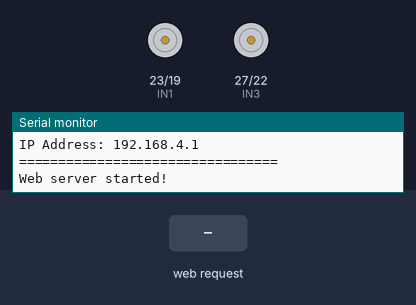
This sketch was run on a simulated ESP32. Shown: motor-driver pin pairs drawn as motors (green arrow = first pin HIGH = forward, orange = second pin HIGH = backward, longer = more drive), the last lines printed to the serial monitor. Inputs (shaded band) come from the test bench.

Above: at 1.2 s.
1.3 s: HTTP request GET /forward received
At 2.5 s:
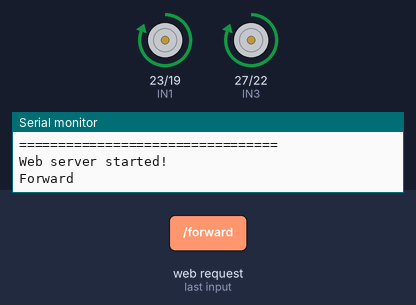
2.8 s: HTTP request GET /backward received
At 3.8 s:
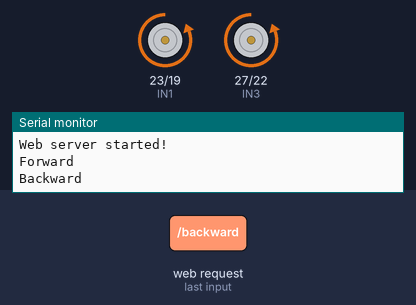
4.3 s: HTTP request GET /left received
At 5.0 s:
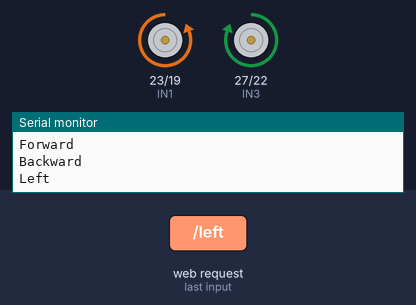
5.8 s: HTTP request GET /right received
At 6.1 s:
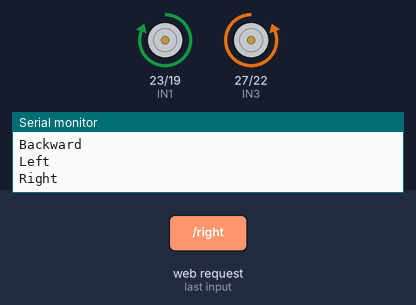
Timing chart, 0 to 8.3 s (numbered marks = the images above; inputs shaded):
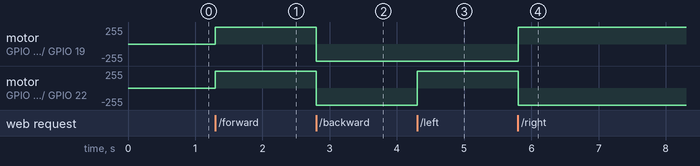

The sketch:

esp32_rc_car.ino
```cpp
// ESP32 RC Car - Wi-Fi Remote Control
// ブラウザから操作できるラジコンカー

#include <WiFi.h>
#include <WebServer.h>

// Wi-Fi アクセスポイント設定
const char* ssid = "ESP32-RC-Car";
const char* password = "12345678";  // 8文字以上必要

// モーターピン設定
#define IN1 23
#define IN2 19
#define IN3 27
#define IN4 22

// Webサーバー（ポート80）
WebServer server(80);

void setup() {
  Serial.begin(115200);

  // モーターピン初期化
  pinMode(IN1, OUTPUT);
  pinMode(IN2, OUTPUT);
  pinMode(IN3, OUTPUT);
  pinMode(IN4, OUTPUT);
  stopMotor();

  // Wi-Fi アクセスポイント開始
  WiFi.softAP(ssid, password);
  IPAddress IP = WiFi.softAPIP();
  Serial.println("=================================");
  Serial.println("ESP32 RC Car Started!");
  Serial.print("SSID: ");
  Serial.println(ssid);
  Serial.print("Password: ");
  Serial.println(password);
  Serial.print("IP Address: ");
  Serial.println(IP);
  Serial.println("=================================");

  // エンドポイント設定
  server.on("/", handleRoot);
  server.on("/forward", handleForward);
  server.on("/backward", handleBackward);
  server.on("/left", handleLeft);
  server.on("/right", handleRight);
  server.on("/stop", handleStop);

  // CORS対応（クロスオリジンリクエスト許可）
  server.enableCORS(true);

  // サーバー開始
  server.begin();
  Serial.println("Web server started!");
}

void loop() {
  server.handleClient();
}

// ルートページ
void handleRoot() {
  String html = "<!DOCTYPE html><html><head><meta charset='UTF-8'><title>ESP32 RC Car</title></head><body>";
  html += "<h1>ESP32 RC Car</h1>";
  html += "<p>Use endpoints: /forward, /backward, /left, /right, /stop</p>";
  html += "</body></html>";
  server.send(200, "text/html", html);
}

// 前進
void handleForward() {
  Serial.println("Forward");
  digitalWrite(IN1, HIGH);
  digitalWrite(IN2, LOW);
  digitalWrite(IN3, HIGH);
  digitalWrite(IN4, LOW);
  server.send(200, "text/plain", "OK: Forward");
}

// 後退
void handleBackward() {
  Serial.println("Backward");
  digitalWrite(IN1, LOW);
  digitalWrite(IN2, HIGH);
  digitalWrite(IN3, LOW);
  digitalWrite(IN4, HIGH);
  server.send(200, "text/plain", "OK: Backward");
}

// 左旋回
void handleLeft() {
  Serial.println("Left");
  digitalWrite(IN1, LOW);
  digitalWrite(IN2, HIGH);
  digitalWrite(IN3, HIGH);
  digitalWrite(IN4, LOW);
  server.send(200, "text/plain", "OK: Left");
}

// 右旋回
void handleRight() {
  Serial.println("Right");
  digitalWrite(IN1, HIGH);
  digitalWrite(IN2, LOW);
  digitalWrite(IN3, LOW);
  digitalWrite(IN4, HIGH);
  server.send(200, "text/plain", "OK: Right");
}

// 停止
void handleStop() {
  Serial.println("Stop");
  stopMotor();
  server.send(200, "text/plain", "OK: Stop");
}

// モーター停止
void stopMotor() {
  digitalWrite(IN1, LOW);
  digitalWrite(IN2, LOW);
  digitalWrite(IN3, LOW);
  digitalWrite(IN4, LOW);
}
```

Measured:
- after the input at 1.3 s, motor on GPIO 23 (IN1) / GPIO 19 (IN2), motor on GPIO 27 (IN3) / GPIO 22 (IN4): stopped → forward 255/255 at once
- after the input at 2.8 s, motor on GPIO 23 (IN1) / GPIO 19 (IN2), motor on GPIO 27 (IN3) / GPIO 22 (IN4): forward 255/255 → backward 255/255 at once
- after the input at 4.3 s, motor on GPIO 27 (IN3) / GPIO 22 (IN4): backward 255/255 → forward 255/255 at once
- after the input at 5.8 s, motor on GPIO 23 (IN1) / GPIO 19 (IN2): backward 255/255 → forward 255/255 at once; motor on GPIO 27 (IN3) / GPIO 22 (IN4): forward 255/255 → backward 255/255 at once
